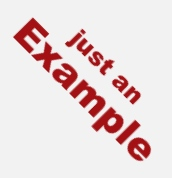
#> input picture example.jpg, 172 x 178 px, found by its file name
$ python sem1_as6.py
#> lines starting #> are read from the running program, lines starting #| are printed output that depends on the picture
"""
Assignment 6: Rotating Images at Arbitrary Angles
Description:

Load the image example.jpg using OpenCV and Pillow.
Rotate the image 45 degrees clockwise.
Rotate the image 45 degrees counterclockwise.
Save the results.
"""

import cv2
import numpy as np
# 1. Load the image example.jpg using OpenCV and Pillow.

path = "/Users/is/VSCode/computer_vision_hse/seminars/seminar_1/example.jpg"
img = cv2.imread(path)
#> img is the input picture: shape (178, 172, 3); mean B, G, R 217.3, 216.9, 233.1

def rotate_image(image, angle):
#> called with angle = 45
  image_center = tuple(np.array(image.shape[1::-1]) / 2)
#> image_center = (86, 89)
  rot_mat = cv2.getRotationMatrix2D(image_center, angle, 1.0)
  result = cv2.warpAffine(image, rot_mat, image.shape[1::-1], flags=cv2.INTER_LINEAR)
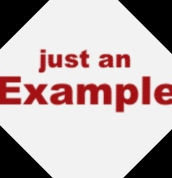
#> result: shape (178, 172, 3); mean B, G, R 176.6, 176.2, 191.8
  return result

# 2. Rotate the image 45 degrees clockwise.
img_clockwise = rotate_image(img, 45)

# 3. Rotate the image 45 degrees counterclockwise.
img_anticlockwise = rotate_image(img, 315)
#> call 2 of rotate_image, with angle = 315
#> in rotate_image (call 2), `result = cv2.warpAffine(image, rot_mat, image.shape[1::-1], flags=cv2...`:
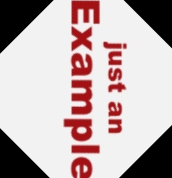
#> result: shape (178, 172, 3); mean B, G, R 175.8, 175.4, 191.5

output_dir = "/Users/is/VSCode/computer_vision_hse/seminars/seminar_1/output/"
for indx, i in enumerate([img_clockwise, img_anticlockwise]):
  cv2.imwrite(output_dir + str(indx) + "_rotation.jpg", i)
#> this loop made 2 passes
#> indx on passes 1 to 2: 0, 1

print("done")
